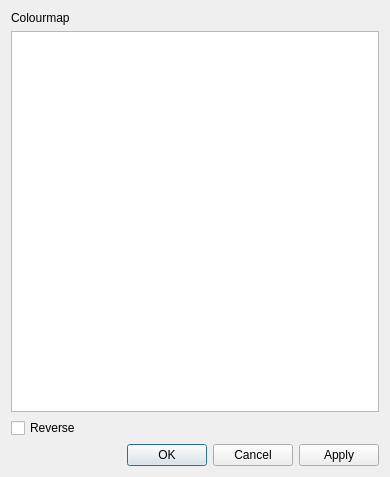
<?xml version="1.0" encoding="UTF-8"?>
<ui version="4.0">
 <class>DisplayOptionsDialog</class>
 <widget class="QDialog" name="DisplayOptionsDialog">
  <property name="geometry">
   <rect>
    <x>0</x>
    <y>0</y>
    <width>390</width>
    <height>477</height>
   </rect>
  </property>
  <property name="windowTitle">
   <string>Display Options</string>
  </property>
  <layout class="QVBoxLayout" name="verticalLayout">
   <item>
    <widget class="QLabel" name="label">
     <property name="text">
      <string>Colourmap</string>
     </property>
    </widget>
   </item>
   <item>
    <widget class="QListWidget" name="listWidget"/>
   </item>
   <item>
    <widget class="QCheckBox" name="reverseCheckBox">
     <property name="text">
      <string>Reverse</string>
     </property>
    </widget>
   </item>
   <item>
    <widget class="QDialogButtonBox" name="buttonBox">
     <property name="orientation">
      <enum>Qt::Horizontal</enum>
     </property>
     <property name="standardButtons">
      <set>QDialogButtonBox::Apply|QDialogButtonBox::Cancel|QDialogButtonBox::Ok</set>
     </property>
    </widget>
   </item>
  </layout>
 </widget>
 <resources/>
 <connections>
  <connection>
   <sender>buttonBox</sender>
   <signal>accepted()</signal>
   <receiver>DisplayOptionsDialog</receiver>
   <slot>accept()</slot>
   <hints>
    <hint type="sourcelabel">
     <x>248</x>
     <y>254</y>
    </hint>
    <hint type="destinationlabel">
     <x>157</x>
     <y>274</y>
    </hint>
   </hints>
  </connection>
  <connection>
   <sender>buttonBox</sender>
   <signal>rejected()</signal>
   <receiver>DisplayOptionsDialog</receiver>
   <slot>reject()</slot>
   <hints>
    <hint type="sourcelabel">
     <x>316</x>
     <y>260</y>
    </hint>
    <hint type="destinationlabel">
     <x>286</x>
     <y>274</y>
    </hint>
   </hints>
  </connection>
 </connections>
</ui>
